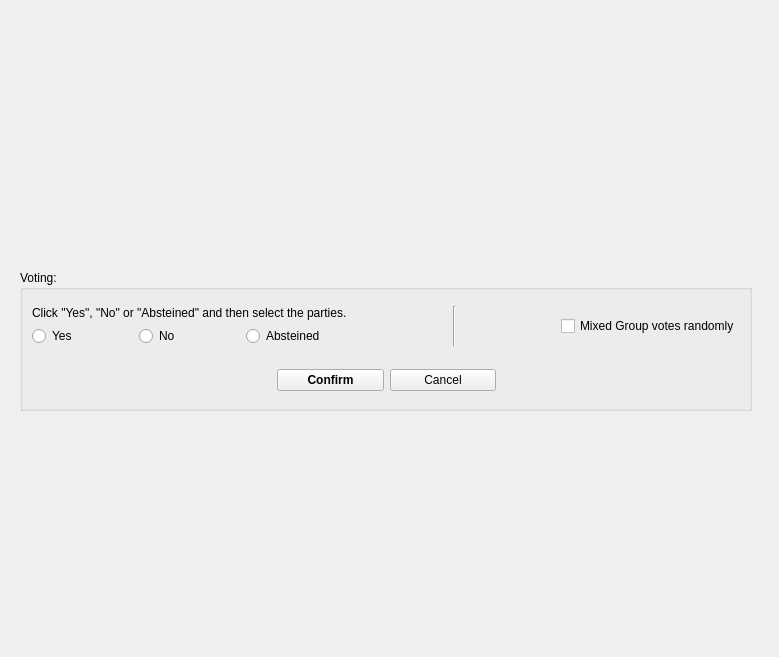
<?xml version="1.0" encoding="UTF-8"?>
<ui version="4.0">
 <class>VoteWidget</class>
 <widget class="QWidget" name="VoteWidget">
  <property name="geometry">
   <rect>
    <x>0</x>
    <y>0</y>
    <width>779</width>
    <height>657</height>
   </rect>
  </property>
  <property name="windowTitle">
   <string>Form</string>
  </property>
  <widget class="QWidget" name="verticalLayoutWidget">
   <property name="geometry">
    <rect>
     <x>20</x>
     <y>270</y>
     <width>732</width>
     <height>161</height>
    </rect>
   </property>
   <layout class="QVBoxLayout" name="totalWidget">
    <item>
     <widget class="QGroupBox" name="groupBox">
      <property name="title">
       <string>Voting:</string>
      </property>
      <layout class="QVBoxLayout" name="verticalLayout">
       <item>
        <layout class="QHBoxLayout" name="horizontalLayout_2">
         <item>
          <layout class="QVBoxLayout" name="verticalLayout_2">
           <item>
            <widget class="QLabel" name="instructionLabel">
             <property name="minimumSize">
              <size>
               <width>291</width>
               <height>0</height>
              </size>
             </property>
             <property name="text">
              <string>Click &quot;Yes&quot;, &quot;No&quot; or &quot;Absteined&quot; and then select the parties.</string>
             </property>
            </widget>
           </item>
           <item>
            <layout class="QHBoxLayout" name="horizontalLayout">
             <item>
              <widget class="QRadioButton" name="yesButton">
               <property name="enabled">
                <bool>true</bool>
               </property>
               <property name="text">
                <string>Yes</string>
               </property>
              </widget>
             </item>
             <item>
              <widget class="QRadioButton" name="noButton">
               <property name="text">
                <string>No</string>
               </property>
              </widget>
             </item>
             <item>
              <widget class="QRadioButton" name="absteinedButton">
               <property name="text">
                <string>Absteined</string>
               </property>
              </widget>
             </item>
            </layout>
           </item>
          </layout>
         </item>
         <item>
          <spacer name="horizontalSpacer">
           <property name="orientation">
            <enum>Qt::Horizontal</enum>
           </property>
           <property name="sizeHint" stdset="0">
            <size>
             <width>20</width>
             <height>20</height>
            </size>
           </property>
          </spacer>
         </item>
         <item>
          <widget class="Line" name="line">
           <property name="orientation">
            <enum>Qt::Vertical</enum>
           </property>
          </widget>
         </item>
         <item>
          <spacer name="horizontalSpacer_4">
           <property name="orientation">
            <enum>Qt::Horizontal</enum>
           </property>
           <property name="sizeHint" stdset="0">
            <size>
             <width>20</width>
             <height>20</height>
            </size>
           </property>
          </spacer>
         </item>
         <item>
          <widget class="QCheckBox" name="mixedGroupCheckBox">
           <property name="minimumSize">
            <size>
             <width>161</width>
             <height>0</height>
            </size>
           </property>
           <property name="text">
            <string>Mixed Group votes randomly</string>
           </property>
          </widget>
         </item>
        </layout>
       </item>
       <item>
        <spacer name="verticalSpacer_2">
         <property name="orientation">
          <enum>Qt::Vertical</enum>
         </property>
         <property name="sizeType">
          <enum>QSizePolicy::Maximum</enum>
         </property>
         <property name="sizeHint" stdset="0">
          <size>
           <width>20</width>
           <height>10</height>
          </size>
         </property>
        </spacer>
       </item>
       <item>
        <layout class="QHBoxLayout" name="horizontalLayout_3">
         <item>
          <spacer name="horizontalSpacer_2">
           <property name="orientation">
            <enum>Qt::Horizontal</enum>
           </property>
           <property name="sizeHint" stdset="0">
            <size>
             <width>40</width>
             <height>20</height>
            </size>
           </property>
          </spacer>
         </item>
         <item>
          <widget class="QPushButton" name="confirmButton">
           <property name="enabled">
            <bool>true</bool>
           </property>
           <property name="minimumSize">
            <size>
             <width>107</width>
             <height>0</height>
            </size>
           </property>
           <property name="maximumSize">
            <size>
             <width>147</width>
             <height>16777215</height>
            </size>
           </property>
           <property name="font">
            <font>
             <family>MS Shell Dlg 2</family>
             <weight>75</weight>
             <italic>false</italic>
             <bold>true</bold>
             <underline>false</underline>
             <strikeout>false</strikeout>
             <stylestrategy>PreferDefault</stylestrategy>
            </font>
           </property>
           <property name="focusPolicy">
            <enum>Qt::StrongFocus</enum>
           </property>
           <property name="contextMenuPolicy">
            <enum>Qt::DefaultContextMenu</enum>
           </property>
           <property name="acceptDrops">
            <bool>false</bool>
           </property>
           <property name="styleSheet">
            <string notr="true">border-color: rgb(0, 85, 255);</string>
           </property>
           <property name="text">
            <string>Confirm</string>
           </property>
           <property name="checkable">
            <bool>true</bool>
           </property>
           <property name="checked">
            <bool>false</bool>
           </property>
           <property name="autoRepeat">
            <bool>false</bool>
           </property>
           <property name="autoExclusive">
            <bool>false</bool>
           </property>
           <property name="autoDefault">
            <bool>false</bool>
           </property>
           <property name="flat">
            <bool>false</bool>
           </property>
          </widget>
         </item>
         <item>
          <widget class="QPushButton" name="cancelButton">
           <property name="minimumSize">
            <size>
             <width>106</width>
             <height>0</height>
            </size>
           </property>
           <property name="maximumSize">
            <size>
             <width>146</width>
             <height>16777215</height>
            </size>
           </property>
           <property name="font">
            <font>
             <stylestrategy>PreferDefault</stylestrategy>
            </font>
           </property>
           <property name="text">
            <string>Cancel</string>
           </property>
          </widget>
         </item>
         <item>
          <spacer name="horizontalSpacer_3">
           <property name="orientation">
            <enum>Qt::Horizontal</enum>
           </property>
           <property name="sizeHint" stdset="0">
            <size>
             <width>40</width>
             <height>20</height>
            </size>
           </property>
          </spacer>
         </item>
        </layout>
       </item>
      </layout>
     </widget>
    </item>
    <item>
     <spacer name="verticalSpacer">
      <property name="orientation">
       <enum>Qt::Vertical</enum>
      </property>
      <property name="sizeType">
       <enum>QSizePolicy::Preferred</enum>
      </property>
      <property name="sizeHint" stdset="0">
       <size>
        <width>20</width>
        <height>20</height>
       </size>
      </property>
     </spacer>
    </item>
   </layout>
  </widget>
 </widget>
 <resources/>
 <connections/>
</ui>
